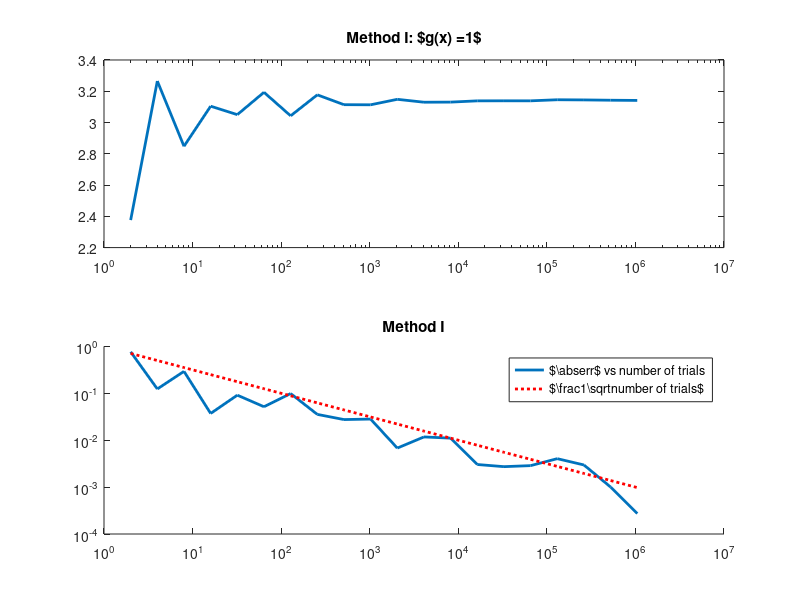
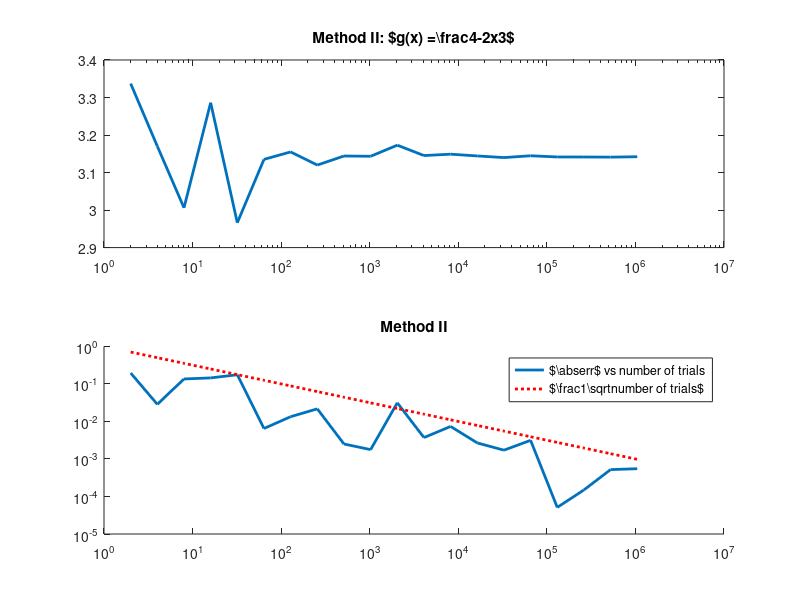
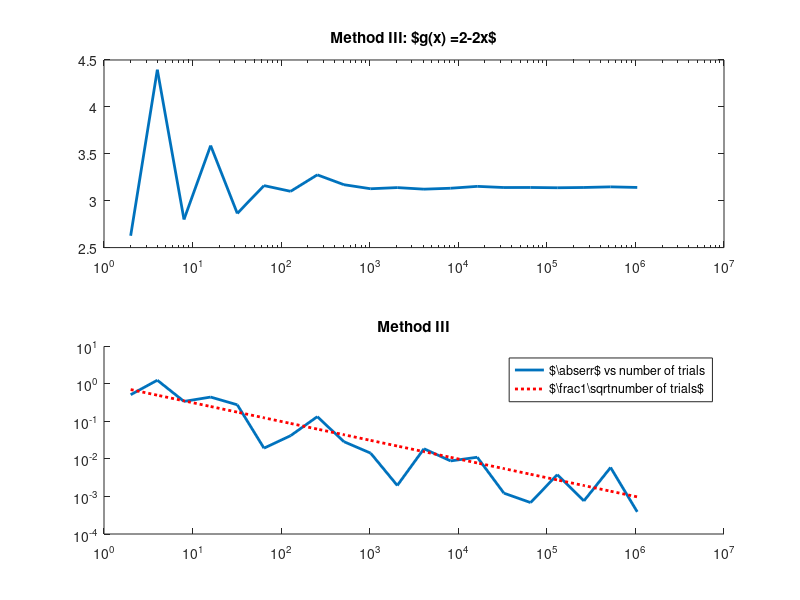
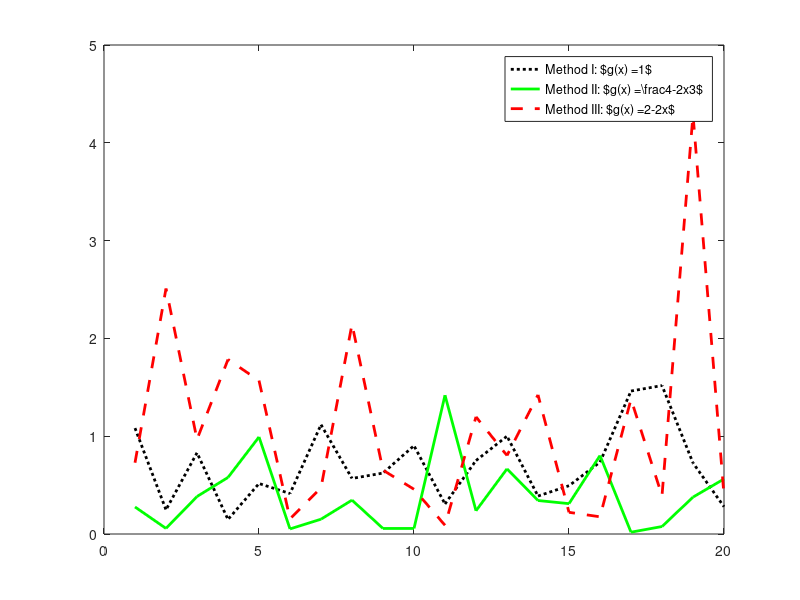

These figures' MATLAB source, in order:
clear;
close all;
function I = repI(i)
	I = [];
	for j = 1:i
			I = [I,'I'];
	end
end

nTrials=2.^(1:20); m=length(nTrials);

vEst = cell(3,1);
for i = 1:3
	vEst{i} = zeros(1,m);
end

rand('state',0);
for i=1:m
	n=nTrials(i);
	x = rand(1,n);
	vEst{1}(i) = sum(4*sqrt(1-x.^2))/n;
	x = -sqrt(4 - 3*rand(1,n)) + 2;
	vEst{2}(i) = sum(12*sqrt(1-x.^2)./(4-2*x))/n;
	x = -sqrt(1 - rand(1,n)) + 1;
	vEst{3}(i) = sum(4*sqrt(1-x.^2)./(2-2*x))/n;
end

err = cell(3,1);
for i = 1:3
	err{i} = abs(vEst{i} - pi);
end

equation = cell(3,1);
equation{1} = '1$';
equation{2} = '\frac{4-2x}{3}$';
equation{3} = '2-2x$';

for i = 1:3
	the_plot = figure(i);
	subplot(2,1,1);
	semilogx(nTrials,vEst{i}, 'LineWidth', 2);
	title(['Method ',repI(i),': $g(x) =', equation{i}]);

	subplot(2,1,2);
	hold on;
	loglog(nTrials, err{i}, 'LineWidth', 2);
	loglog(nTrials, 1./sqrt(nTrials),'r:','LineWidth', 2);
	title(['Method ', repI(i)])
	legend('$\abs{err}$ vs number of trials','$\frac{1}{\sqrt{number of trials}}$');

	print(the_plot,['Method_',repI(i),'.tex'],'-S500,450','-dtex')
end

err_plot = figure(4);
marker = cell(3,1);
titles = cell(3,1);
marker{1} = 'k:';
marker{2} = 'g-';
marker{3} = 'r--';
for i = 1:3
	titles{i} = ['Method ',repI(i),': $g(x) =', equation{i}]
	plot(err{i}.*sqrt(nTrials), 'LineWidth', 2, marker{i});
	hold on;
end
legend(titles{1}, titles{2}, titles{3});
